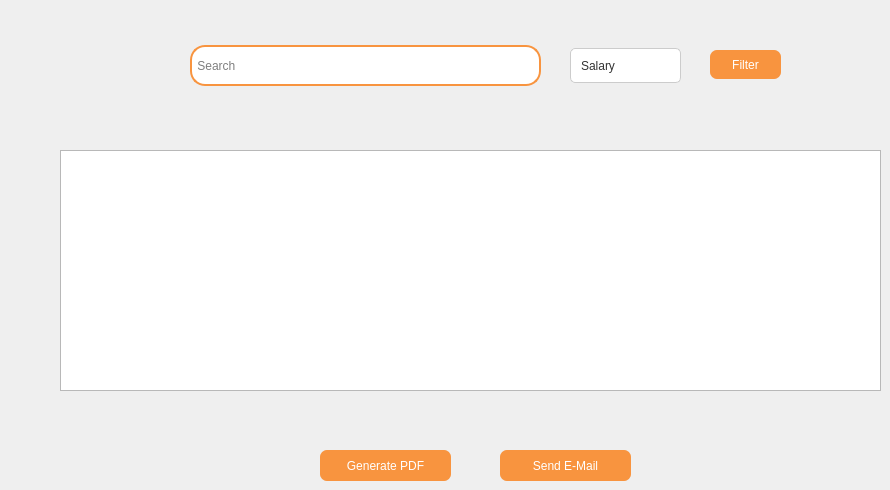
      <widget class="QWidget" name="tab">
       <property name="enabled">
        <bool>true</bool>
       </property>
       <attribute name="icon">
        <iconset resource="image.qrc">
         <normaloff>:/image/ressource/list.png</normaloff>:/image/ressource/list.png</iconset>
       </attribute>
       <attribute name="title">
        <string>List Of Employees</string>
       </attribute>
       <widget class="QLineEdit" name="lineEdit_7">
        <property name="geometry">
         <rect>
          <x>190</x>
          <y>45</y>
          <width>351</width>
          <height>41</height>
         </rect>
        </property>
        <property name="styleSheet">
         <string notr="true">#lineEdit_7{
  border: 2px solid #F8943F;
  border-radius: 15px;
}</string>
        </property>
        <property name="placeholderText">
         <string> Search</string>
        </property>
       </widget>
       <widget class="QLabel" name="label_12">
        <property name="geometry">
         <rect>
          <x>500</x>
          <y>50</y>
          <width>31</width>
          <height>31</height>
         </rect>
        </property>
        <property name="text">
         <string/>
        </property>
        <property name="pixmap">
         <pixmap resource="image.qrc">:/image/ressource/rech.png</pixmap>
        </property>
        <property name="scaledContents">
         <bool>true</bool>
        </property>
       </widget>
       <widget class="QPushButton" name="pushButton_9">
        <property name="geometry">
         <rect>
          <x>710</x>
          <y>50</y>
          <width>71</width>
          <height>29</height>
         </rect>
        </property>
        <property name="styleSheet">
         <string notr="true">#pushButton_9{
padding: 8px 16px;
  background-color: #F8943F;
  color: white;
  border: none;
  border-radius: 7px;
}
#pushButton_9:hover{
background-color: #dd914f;}</string>
        </property>
        <property name="text">
         <string>Filter</string>
        </property>
       </widget>
       <widget class="QPushButton" name="pushButton_10">
        <property name="geometry">
         <rect>
          <x>500</x>
          <y>450</y>
          <width>131</width>
          <height>31</height>
         </rect>
        </property>
        <property name="styleSheet">
         <string notr="true">#pushButton_10
{
padding: 8px 16px;
  background-color: #F8943F;
  color: white;
  border: none;
  border-radius:7px;
}
#pushButton_10:hover{
background-color: #dd914f;}</string>
        </property>
        <property name="text">
         <string>Send E-Mail</string>
        </property>
       </widget>
       <widget class="QPushButton" name="pushButton_11">
        <property name="geometry">
         <rect>
          <x>320</x>
          <y>450</y>
          <width>131</width>
          <height>31</height>
         </rect>
        </property>
        <property name="styleSheet">
         <string notr="true">#pushButton_11
{
padding: 8px 16px;
  background-color: #F8943F;
  color: white;
  border: none;
  border-radius: 7px;
}
#pushButton_11:hover{
background-color: #dd914f;}</string>
        </property>
        <property name="text">
         <string>Generate PDF</string>
        </property>
       </widget>
       <widget class="QTableView" name="tableView_1">
        <property name="geometry">
         <rect>
          <x>60</x>
          <y>150</y>
          <width>821</width>
          <height>241</height>
         </rect>
        </property>
        <property name="styleSheet">
         <string notr="true">border-left: 0.5px solid black;</string>
        </property>
       </widget>
       <widget class="QComboBox" name="comboBox_2">
        <property name="geometry">
         <rect>
          <x>570</x>
          <y>48</y>
          <width>111</width>
          <height>35</height>
         </rect>
        </property>
        <property name="styleSheet">
         <string notr="true">#comboBox_2 {
    background-color: white; 
    border: 1px solid #cccccc; 
    border-radius: 5px; 
    padding: 5px 10px; 
    font: 14px &quot;Arial&quot;; 
    color: #333333;
}

#comboBox_2::drop-down {
    subcontrol-origin: padding;
    subcontrol-position: top right;
    width: 20px;
    border-left: 1px solid #cccccc; /* Divider between text and arrow */
	border-left:none;
}

#comboBox_2::down-arrow {
    image: url(../../ressource/icon.png); /* Custom arrow icon */
    width: 10px;
    height: 10px;
	
}

#comboBox_2 QAbstractItemView {
    border: 1px solid #cccccc; /* Border for dropdown */
    background-color: #ffffff; /* White background for the list */
    selection-background-color: #0078d7; /* Blue background for selected item */
    selection-color: #ffffff; /* White text for selected item */
	
}</string>
        </property>
        <item>
         <property name="text">
          <string>Salary</string>
         </property>
        </item>
        <item>
         <property name="text">
          <string>Rate</string>
         </property>
        </item>
        <item>
         <property name="text">
          <string>Seniority</string>
         </property>
        </item>
       </widget>
      </widget>
